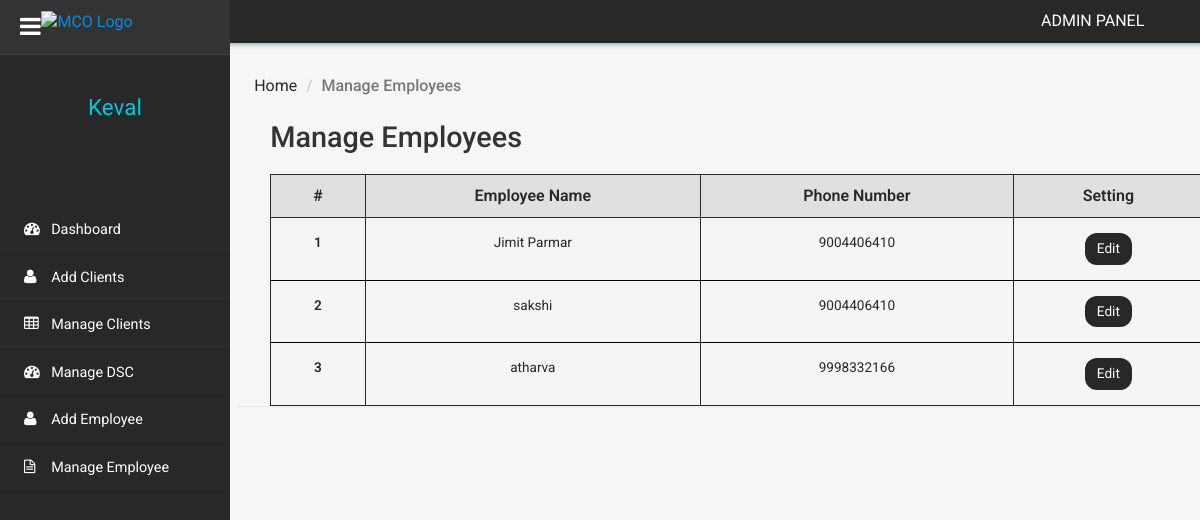
The app's page /clientms/admin/manage-employee.php (signed in) with its own data.
### tables this page shows
CREATE TABLE `tblemployee` (
  `EmployeeID` int(11) NOT NULL,
  `EmployeeName` varchar(255) DEFAULT NULL,
  `EmployeePhnumber` bigint(10) DEFAULT NULL,
  `Password` text DEFAULT 'password',
  `CreationDate` timestamp NOT NULL DEFAULT current_timestamp()
);

### clientms/admin/manage-employee.php (the view, shortened to what this page needs)
<?php
include('includes/dbconnection.php');
if (strlen($_SESSION['clientmsaid']==0)) {
  header('location:logout.php');
  } else{
  	?>
<!DOCTYPE HTML>
<html>
<head>
	<link href="css/bootstrap.min.css" rel='stylesheet' type='text/css' />
	<link href="css/style.css" rel='stylesheet' type='text/css' />
	<link href="css/font-awesome.css" rel="stylesheet">
	<link rel="stylesheet" href="css/icon-font.min.css" type='text/css' />
</head>
<body>
	<div class="page-container">
		<div class="left-content">
			<div class="inner-content">
				<?php include_once('includes/header.php');?>
				<div class="outter-wp">
					<div class="sub-heard-part">
						<ol class="breadcrumb m-b-0">
							<li><a href="dashboard.php">Home</a></li>
							<li class="active">Manage Employees</li>
						</ol>
					</div>
					<div class="graph-visual tables-main">
						<h3 class="inner-tittle two">Manage Employees </h3>
						<div class="graph">
							<div class="tables">
								<table class="table" border="1"> <thead> <tr> <th>#</th>
									 <th>Employee Name</th>
									 <th>Phone Number</th>
									 <th>Setting</th>
									  </tr>
									   </thead>
									    <tbody>
									    	<?php
$sql="SELECT * from tblemployee";
$query = $dbh -> prepare($sql);
$query->execute();
$results=$query->fetchAll(PDO::FETCH_OBJ);
$cnt=1;
if($query->rowCount() > 0)
{
foreach($results as $row)
{               ?>
									     <tr class="active">
									      <th scope="row"><?php echo htmlentities($cnt);?></th>
									         <td><?php  echo htmlentities($row->EmployeeName);?></td>
									         <td><?php  echo htmlentities($row->EmployeePhnumber);?></td>
									        <td><a href="edit-employee-details.php?eid=<?php echo $row->EmployeeID;?>">Edit</a>
									     </tr>
									     <?php $cnt=$cnt+1;}} ?>
									     </tbody> </table>
							</div>
						</div>
					</div>
				</div>
			</div>
		</div>
		<?php include_once('includes/sidebar.php');?>
	</div>
</body>
</html>
<?php }  ?>

### clientms/admin/includes/sidebar.php (shortened to what this page needs)
 <div class="sidebar-menu">
    <header class="logo">
        <a href="#" class="sidebar-icon"> <span class="fa fa-bars"></span> </a> <a href="dashboard.php"> <span id="logo"> <img src="https://imgur.com/b87Yw8H.png" alt="MCO Logo" style="width: 55%; margin-left: -10%; margin-top: -11%">
</span>
        </a>
    </header>
    <div class="down">
        <?php
$aid=$_SESSION['clientmsaid'];
$sql="SELECT AdminName from  tbladmin where ID=:aid";
$query = $dbh -> prepare($sql);
$query->bindParam(':aid',$aid,PDO::PARAM_STR);
$query->execute();
$results=$query->fetchAll(PDO::FETCH_OBJ);
$cnt=1;
if($query->rowCount() > 0)
{
foreach($results as $row)
{               ?>
        <a href="dashboard.php"><span class=" name-caret"><?php  echo $row->AdminName;?></span></a><br>
        <?php $cnt=$cnt+1;}} ?>
        <ul>
            <li><a class="tooltips" href="admin-profile.php"><span>Profile</span><i class="lnr lnr-user"></i></a></li>
            <li><a class="tooltips" href="change-password.php"><span>Settings</span><i class="lnr lnr-cog"></i></a></li>
            <li><a class="tooltips" href="logout.php"><span>Log out</span><i class="lnr lnr-power-switch"></i></a></li>
        </ul>
    </div>
    <div class="menu">
        <ul id="menu" >
            <li><a href="dashboard.php"><i class="fa fa-tachometer"></i> <span>Dashboard</span></a></li>
            <li><a href="add-client.php"><i class="fa fa-user"></i> <span>Add Clients</span></a></li>
            <li><a href="manage-client.php"><i class="fa fa-table"></i> <span>Manage Clients</span></a></li>
            <li><a href="manage-dsc.php"><i class="fa fa-tachometer"></i> <span>Manage DSC</span></a></li>
            <li><a href="add-employee.php"><i class="fa fa-user"></i> <span>Add Employee</span></a></li>
            <li><a href="manage-employee.php"><i class="fa fa-file-text-o"></i> <span>Manage Employee</span></a></li>
        </ul>
    </div>
</div>

### records on screen
tblemployee: EmployeeName "Jimit Parmar", EmployeePhnumber "9004406410"
tblemployee: EmployeeName "sakshi", EmployeePhnumber "9004406410"
tblemployee: EmployeeName "atharva", EmployeePhnumber "9998332166"

### other values on screen
$row->AdminName "Keval"
